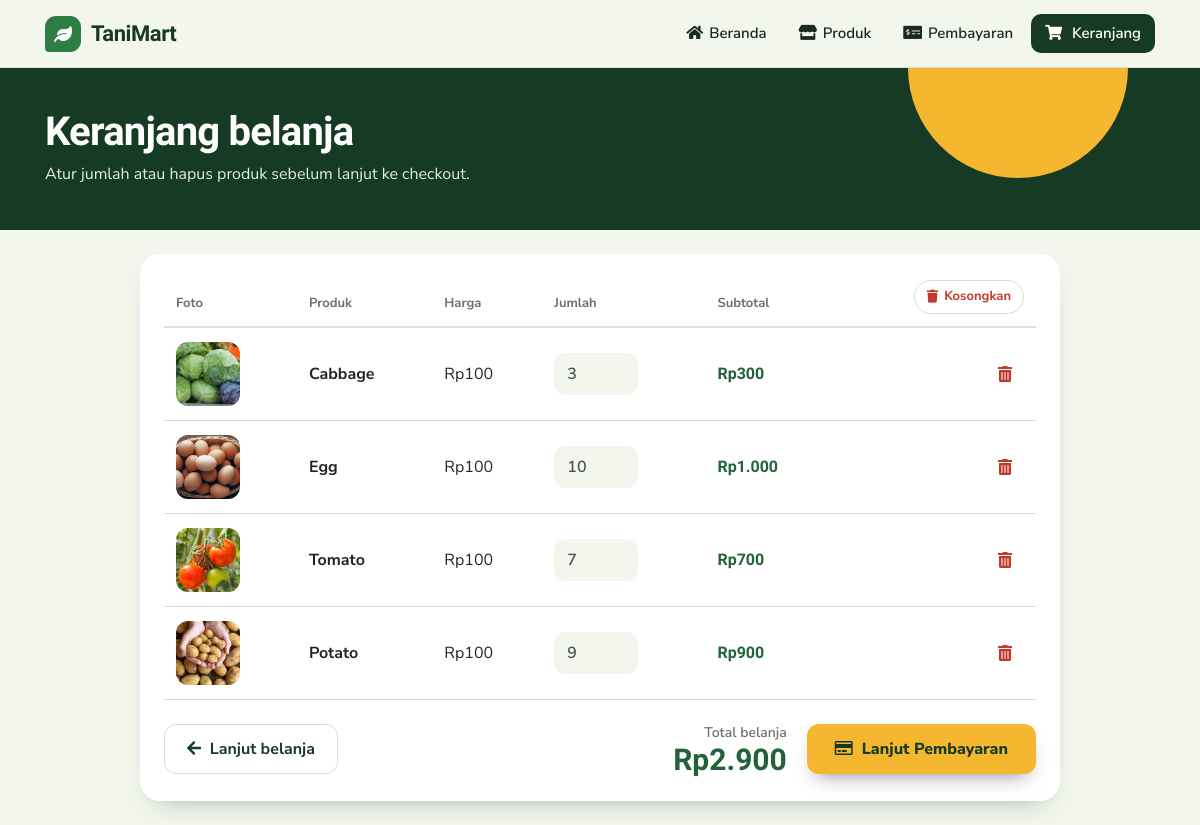
/php/cart.php, run on the app's committed database.
### tables this page shows
CREATE TABLE `cart` (
  `id` int(11) NOT NULL,
  `product_name` varchar(255) DEFAULT NULL,
  `product_price` decimal(10,2) DEFAULT NULL,
  `product_image` varchar(255) DEFAULT NULL,
  `qty` int(11) DEFAULT NULL,
  `total_price` decimal(10,2) DEFAULT NULL,
  `product_code` varchar(255) DEFAULT NULL
);

### php/cart.php (the view, shortened to what this page needs)
<!DOCTYPE html>
<html lang="id">
<head>
  <link rel='stylesheet' href='https://cdnjs.cloudflare.com/ajax/libs/twitter-bootstrap/4.5.2/css/bootstrap.min.css' />
  <link rel='stylesheet' href='https://cdnjs.cloudflare.com/ajax/libs/font-awesome/5.9.0/css/all.min.css' />
</head>
<body>
  <nav class="navbar navbar-expand-md navbar-light site-nav sticky-top">
    <div class="container">
      <a class="navbar-brand" href="../html/index.html">
        <span class="brand-mark"><i class="fas fa-leaf"></i></span>
        <span class="brand-name">TaniMart</span>
      </a>
      <div class="collapse navbar-collapse" id="collapsibleNavbar">
        <ul class="navbar-nav ml-auto">
          <li class="nav-item">
            <a class="nav-link" href="../html/index.html"><i class="fas fa-home"></i>Beranda</a>
          </li>
          <li class="nav-item">
            <a class="nav-link" href="index.php"><i class="fas fa-store"></i>Produk</a>
          </li>
          <li class="nav-item">
            <a class="nav-link" href="checkout.php"><i class="fas fa-money-check-alt"></i>Pembayaran</a>
          </li>
          <li class="nav-item">
            <a class="nav-link active" href="cart.php" aria-label="Keranjang belanja">
              <span class="position-relative">
                <i class="fas fa-shopping-cart"></i>
              </span>
              Keranjang
            </a>
          </li>
        </ul>
      </div>
    </div>
  </nav>
  <header class="page-head">
    <div class="container">
      <h1>Keranjang belanja</h1>
      <p>Atur jumlah atau hapus produk sebelum lanjut ke checkout.</p>
    </div>
  </header>
  <main class="container my-4">
    <div class="row justify-content-center">
      <div class="col-lg-10">
        <?php
          require 'cartSystemAccess.php';
          $stmt = $conn->prepare('SELECT * FROM cart');
          $stmt->execute();
          $result = $stmt->get_result();
          $grand_total = 0;
        ?>
        <?php if ($result->num_rows === 0): ?>
        <div class="panel empty">
          <i class="fas fa-shopping-basket d-block"></i>
          <h2 class="h5">Keranjang Anda masih kosong</h2>
          <p>Yuk, pilih sayur, buah, dan produk segar lainnya.</p>
          <a href="index.php" class="btn btn-leaf">Mulai belanja</a>
        </div>
        <?php else: ?>
        <div class="panel">
          <div class="table-responsive">
            <table class="table cart-table">
              <thead>
                <tr>
                  <th>Foto</th>
                  <th>Produk</th>
                  <th>Harga</th>
                  <th>Jumlah</th>
                  <th>Subtotal</th>
                  <th class="text-right">
                    <a href="action.php?clear=all" class="btn-clear" onclick="return confirm('Yakin ingin mengosongkan keranjang?');"><i class="fas fa-trash"></i> Kosongkan</a>
                  </th>
                </tr>
              </thead>
              <tbody>
                <?php while ($row = $result->fetch_assoc()): ?>
                <tr>
                  <td><img class="thumb" src="<?= htmlspecialchars($row['product_image']) ?>" alt="<?= htmlspecialchars($row['product_name']) ?>" onerror="this.style.visibility='hidden'"></td>
                  <td class="name">
                    <?= htmlspecialchars($row['product_name']) ?>
                  </td>
                  <td>Rp<?= number_format($row['product_price'], 0, ',', '.') ?></td>
                  <td><input type="number" min="1" class="form-control itemQty" value="<?= htmlspecialchars($row['qty']) ?>" aria-label="Jumlah"></td>
                  <td class="subtotal">Rp<?= number_format($row['total_price'], 0, ',', '.') ?></td>
                  <td class="text-right">
                    <a href="action.php?remove=<?= urlencode($row['id']) ?>" class="btn-remove" aria-label="Hapus produk" onclick="return confirm('Yakin ingin menghapus produk ini?');"><i class="fas fa-trash-alt"></i></a>
                  </td>
                </tr>
                <?php $grand_total += $row['total_price']; ?>
                <?php endwhile; ?>
              </tbody>
            </table>
          </div>
          <div class="cart-bar">
            <a href="index.php" class="btn btn-soft"><i class="fas fa-arrow-left"></i>&nbsp;&nbsp;Lanjut belanja</a>
            <div class="d-flex align-items-center flex-wrap" style="gap:20px;">
              <div class="grand"><span>Total belanja</span><strong>Rp<?= number_format($grand_total, 0, ',', '.') ?></strong></div>
              <a href="checkout.php" class="btn btn-checkout <?= ($grand_total > 0) ? '' : 'disabled'; ?>"><i class="far fa-credit-card"></i>&nbsp;&nbsp;Lanjut Pembayaran</a>
            </div>
          </div>
        </div>
        <?php endif; ?>
      </div>
    </div>
  </main>
</body>
</html>

### php/cart.php (style rules this page uses)
:root { --forest: #163a24; --leaf: #2e7d45; --leaf-dark: #22633a; --marigold: #f4b72f; --paper: #f2f6ec; --ink: #1b2a1f; --muted: #667467; --line: #d5dfcb; --danger: #c0392b; }
body { font-family: "Nunito Sans", system-ui, sans-serif; color: var(--ink); background: var(--paper); }
h1, h2, h5, .brand-name { font-family: "Bricolage Grotesque", "Nunito Sans", sans-serif; letter-spacing: -0.02em; }
.site-nav { background: rgba(242, 246, 236, .94); backdrop-filter: blur(8px); border-bottom: 1px solid var(--line); min-height: 68px; }
.site-nav .navbar-brand { display: flex; align-items: center; gap: 10px; font-weight: 800; font-size: 22px; color: var(--forest); }
.brand-mark { width: 36px; height: 36px; border-radius: 11px 11px 11px 4px; background: var(--leaf); color: #fff; display: grid; place-items: center; font-size: 16px; }
.site-nav .nav-link { padding: 8px 14px !important; margin-left: 4px; border-radius: 10px; font-weight: 600; font-size: 15px; color: var(--ink) !important; transition: background .2s; }
.site-nav .nav-link.active { background: var(--forest); color: #fff !important; }
.site-nav .nav-link i { margin-right: 6px; }
.page-head { position: relative; overflow: hidden; background: var(--forest); color: #fff; padding: 40px 0 44px; }
.page-head::after { content: ""; position: absolute; width: 220px; height: 220px; border-radius: 50%; background: var(--marigold); right: 6%; top: -110px; }
.page-head .container { position: relative; z-index: 1; }
.page-head h1 { font-size: clamp(28px, 4vw, 40px); font-weight: 800; margin-bottom: 6px; }
.page-head p { color: #e4efd8; margin: 0; max-width: 46ch; }
.panel { background: #fff; border-radius: 20px; padding: 8px 24px 24px; box-shadow: 0 12px 28px -18px rgba(22, 58, 36, .5); }
.cart-table { margin: 0; min-width: 640px; }
.cart-table th { border: 0; border-bottom: 2px solid var(--line); padding: 18px 12px 12px; font-size: 13px; font-weight: 700; color: var(--muted); vertical-align: middle; }
.cart-table td { border: 0; border-bottom: 1px solid var(--line); padding: 14px 12px; vertical-align: middle; }
.cart-table .thumb { width: 64px; height: 64px; object-fit: cover; border-radius: 12px; background: #e3ecd6; }
.cart-table .name { font-weight: 700; }
.cart-table .subtotal { font-family: "Bricolage Grotesque", sans-serif; font-weight: 800; color: var(--leaf-dark); white-space: nowrap; }
.itemQty { width: 84px; height: 42px; border-radius: 12px; border: 1.5px solid transparent; background: var(--paper); font-weight: 600; }
.btn-clear { display: inline-flex; align-items: center; gap: 6px; padding: 6px 12px; border-radius: 999px; border: 1.5px solid var(--line); background: #fff; color: var(--danger); font-size: 13px; font-weight: 700; text-decoration: none; white-space: nowrap; transition: background .2s; }
.btn-remove { display: inline-grid; place-items: center; width: 38px; height: 38px; border-radius: 50%; color: var(--danger); transition: background .2s; }
.cart-bar { display: flex; flex-wrap: wrap; align-items: center; justify-content: space-between; gap: 16px; padding-top: 22px; }
.grand { text-align: right; }
.grand span { display: block; color: var(--muted); font-size: 14px; font-weight: 600; }
.grand strong { font-family: "Bricolage Grotesque", sans-serif; font-size: 30px; font-weight: 800; color: var(--leaf-dark); line-height: 1.1; }
.btn-soft { padding: 12px 22px; border-radius: 12px; border: 1.5px solid var(--line); background: #fff; color: var(--forest); font-weight: 700; transition: background .2s; }
.btn-checkout { padding: 13px 28px; border: 0; border-radius: 12px; background: var(--marigold); color: var(--forest); font-weight: 800; box-shadow: 0 10px 20px -10px rgba(0, 0, 0, .5); transition: background .2s, transform .15s; }

### data on the page
cart: product_image (picture), product_name "Cabbage", product_price "100", qty "3", total_price "300"
cart: product_image (picture), product_name "Egg", product_price "100", qty "10", total_price "1.000"
cart: product_image (picture), product_name "Tomato", product_price "100", qty "7", total_price "700"
cart: product_image (picture), product_name "Potato", product_price "100", qty "9", total_price "900"

### other printed values
$grand_total "2.900"
